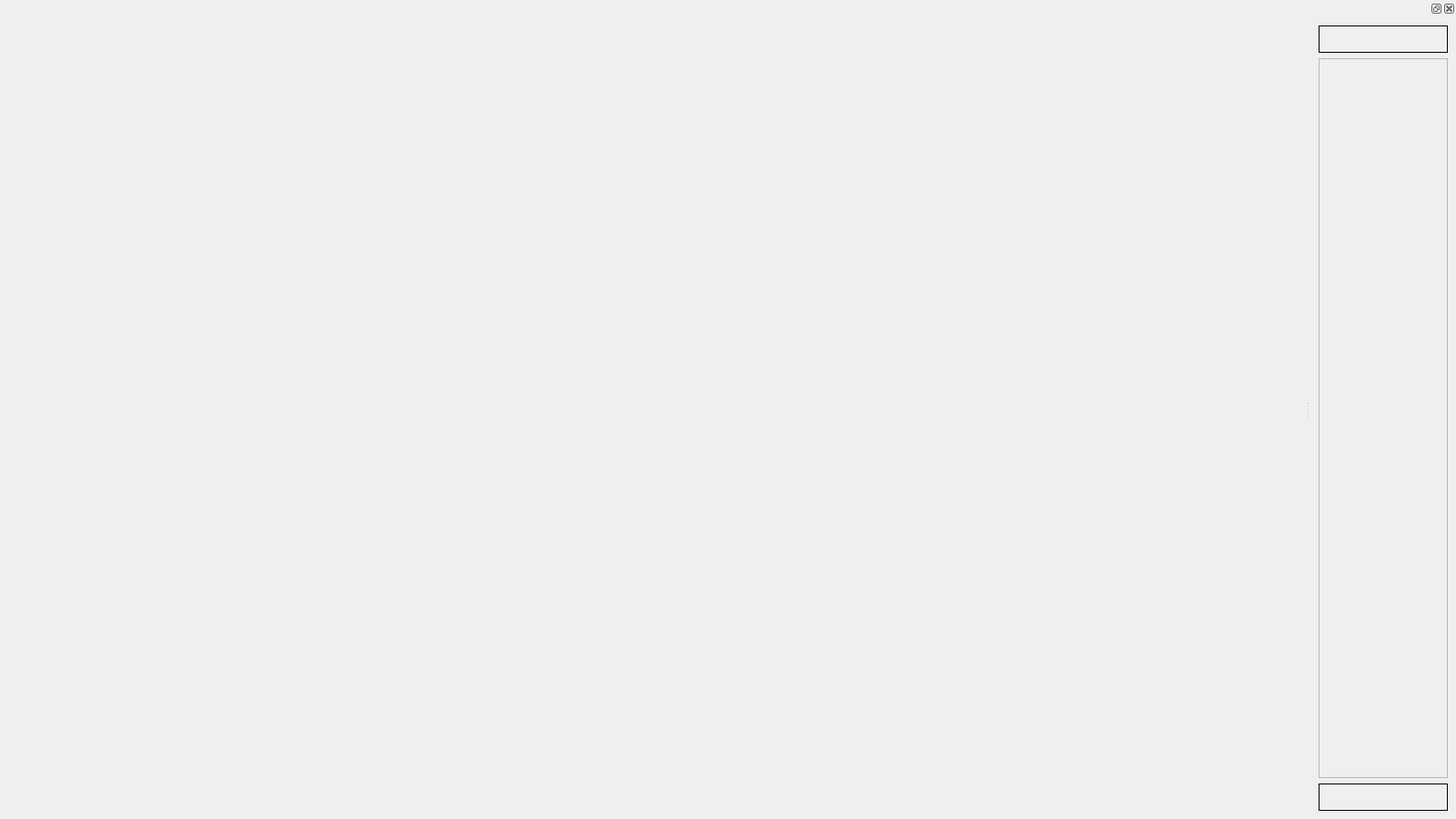
<?xml version="1.0" encoding="UTF-8"?>
<ui version="4.0">
 <class>BST</class>
 <widget class="QMainWindow" name="BST">
  <property name="geometry">
   <rect>
    <x>0</x>
    <y>0</y>
    <width>1600</width>
    <height>900</height>
   </rect>
  </property>
  <property name="windowTitle">
   <string>MainWindow</string>
  </property>
  <widget class="QWidget" name="centralwidget">
   <layout class="QHBoxLayout" name="horizontalLayout">
    <item>
     <widget class="QWidget" name="showwidget" native="true"/>
    </item>
   </layout>
  </widget>
  <widget class="QMenuBar" name="menubar">
   <property name="geometry">
    <rect>
     <x>0</x>
     <y>0</y>
     <width>1600</width>
     <height>26</height>
    </rect>
   </property>
  </widget>
  <widget class="QDockWidget" name="dockwidget">
   <property name="minimumSize">
    <size>
     <width>160</width>
     <height>132</height>
    </size>
   </property>
   <property name="maximumSize">
    <size>
     <width>400</width>
     <height>524287</height>
    </size>
   </property>
   <attribute name="dockWidgetArea">
    <number>2</number>
   </attribute>
   <widget class="QWidget" name="dockWidgetContents_2">
    <layout class="QVBoxLayout" name="verticalLayout">
     <item>
      <widget class="QLabel" name="outputlab">
       <property name="minimumSize">
        <size>
         <width>0</width>
         <height>30</height>
        </size>
       </property>
       <property name="maximumSize">
        <size>
         <width>16777215</width>
         <height>30</height>
        </size>
       </property>
       <property name="frameShape">
        <enum>QFrame::Box</enum>
       </property>
       <property name="text">
        <string/>
       </property>
      </widget>
     </item>
     <item>
      <widget class="QFrame" name="codewidget">
       <property name="maximumSize">
        <size>
         <width>16777215</width>
         <height>16777215</height>
        </size>
       </property>
       <property name="frameShape">
        <enum>QFrame::StyledPanel</enum>
       </property>
       <property name="frameShadow">
        <enum>QFrame::Raised</enum>
       </property>
      </widget>
     </item>
     <item>
      <widget class="QLabel" name="statuslab">
       <property name="minimumSize">
        <size>
         <width>0</width>
         <height>30</height>
        </size>
       </property>
       <property name="maximumSize">
        <size>
         <width>16777215</width>
         <height>30</height>
        </size>
       </property>
       <property name="frameShape">
        <enum>QFrame::Box</enum>
       </property>
       <property name="text">
        <string/>
       </property>
      </widget>
     </item>
    </layout>
   </widget>
  </widget>
 </widget>
 <resources/>
 <connections/>
</ui>
